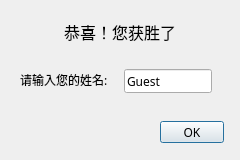
<?xml version="1.0" encoding="UTF-8"?>
<ui version="4.0">
 <class>SuccessDialog</class>
 <widget class="QDialog" name="SuccessDialog">
  <property name="geometry">
   <rect>
    <x>0</x>
    <y>0</y>
    <width>240</width>
    <height>160</height>
   </rect>
  </property>
  <property name="minimumSize">
   <size>
    <width>240</width>
    <height>160</height>
   </size>
  </property>
  <property name="maximumSize">
   <size>
    <width>240</width>
    <height>160</height>
   </size>
  </property>
  <property name="font">
   <font>
    <family>微软雅黑</family>
   </font>
  </property>
  <property name="windowTitle">
   <string>获胜 Mine Sweeper</string>
  </property>
  <widget class="QLabel" name="titleLabel">
   <property name="geometry">
    <rect>
     <x>0</x>
     <y>16</y>
     <width>240</width>
     <height>32</height>
    </rect>
   </property>
   <property name="font">
    <font>
     <family>微软雅黑</family>
     <pointsize>12</pointsize>
     <bold>false</bold>
    </font>
   </property>
   <property name="text">
    <string>恭喜！您获胜了</string>
   </property>
   <property name="alignment">
    <set>Qt::AlignCenter</set>
   </property>
  </widget>
  <widget class="QLabel" name="nameLabel">
   <property name="geometry">
    <rect>
     <x>20</x>
     <y>72</y>
     <width>96</width>
     <height>16</height>
    </rect>
   </property>
   <property name="font">
    <font>
     <family>微软雅黑</family>
     <pointsize>9</pointsize>
    </font>
   </property>
   <property name="text">
    <string>请输入您的姓名:</string>
   </property>
  </widget>
  <widget class="QLineEdit" name="nameLineEdit">
   <property name="geometry">
    <rect>
     <x>124</x>
     <y>69</y>
     <width>88</width>
     <height>24</height>
    </rect>
   </property>
   <property name="text">
    <string>Guest</string>
   </property>
   <property name="maxLength">
    <number>10</number>
   </property>
  </widget>
  <widget class="QPushButton" name="doneButton">
   <property name="geometry">
    <rect>
     <x>160</x>
     <y>121</y>
     <width>64</width>
     <height>22</height>
    </rect>
   </property>
   <property name="text">
    <string>OK</string>
   </property>
  </widget>
 </widget>
 <resources/>
 <connections/>
</ui>
